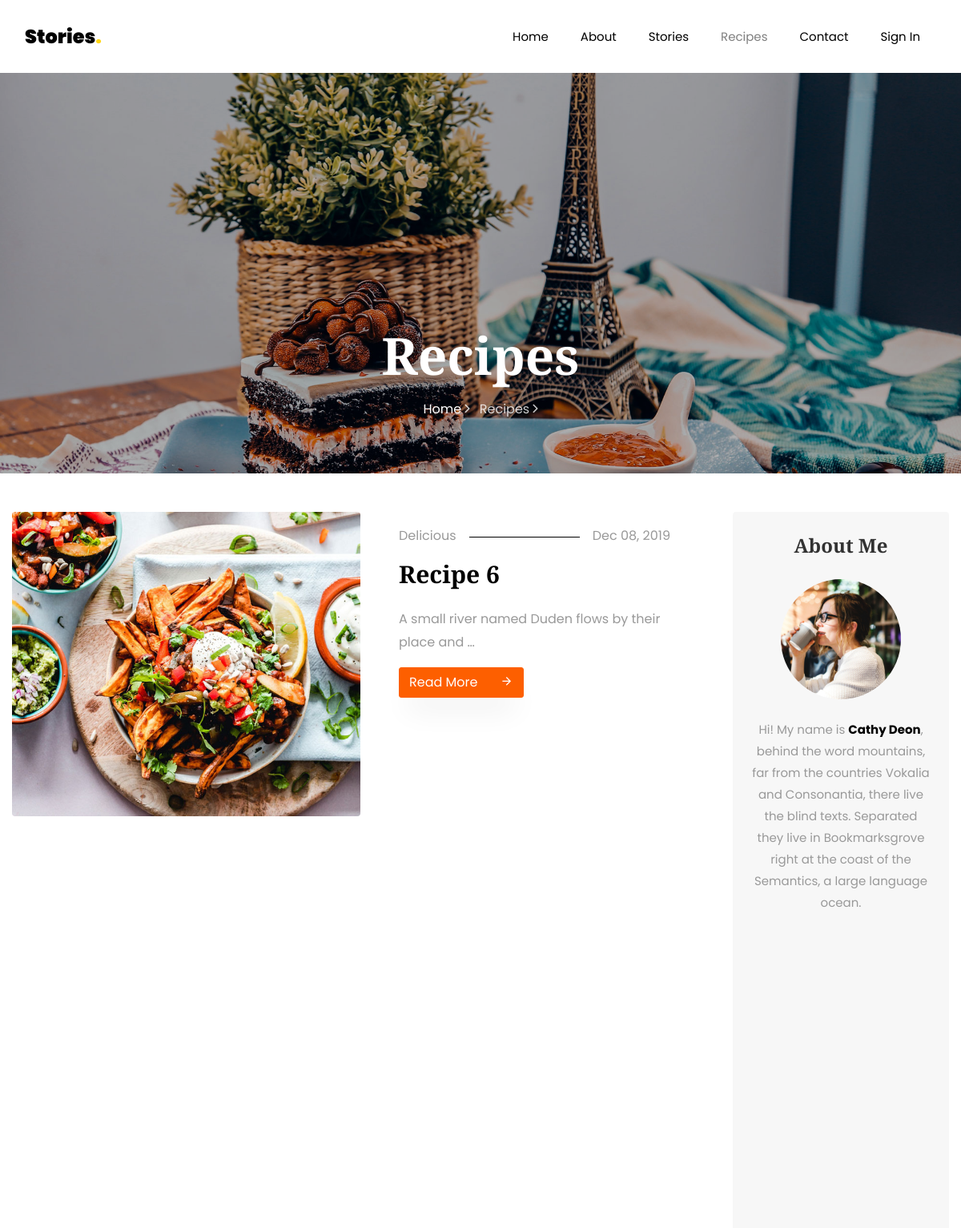
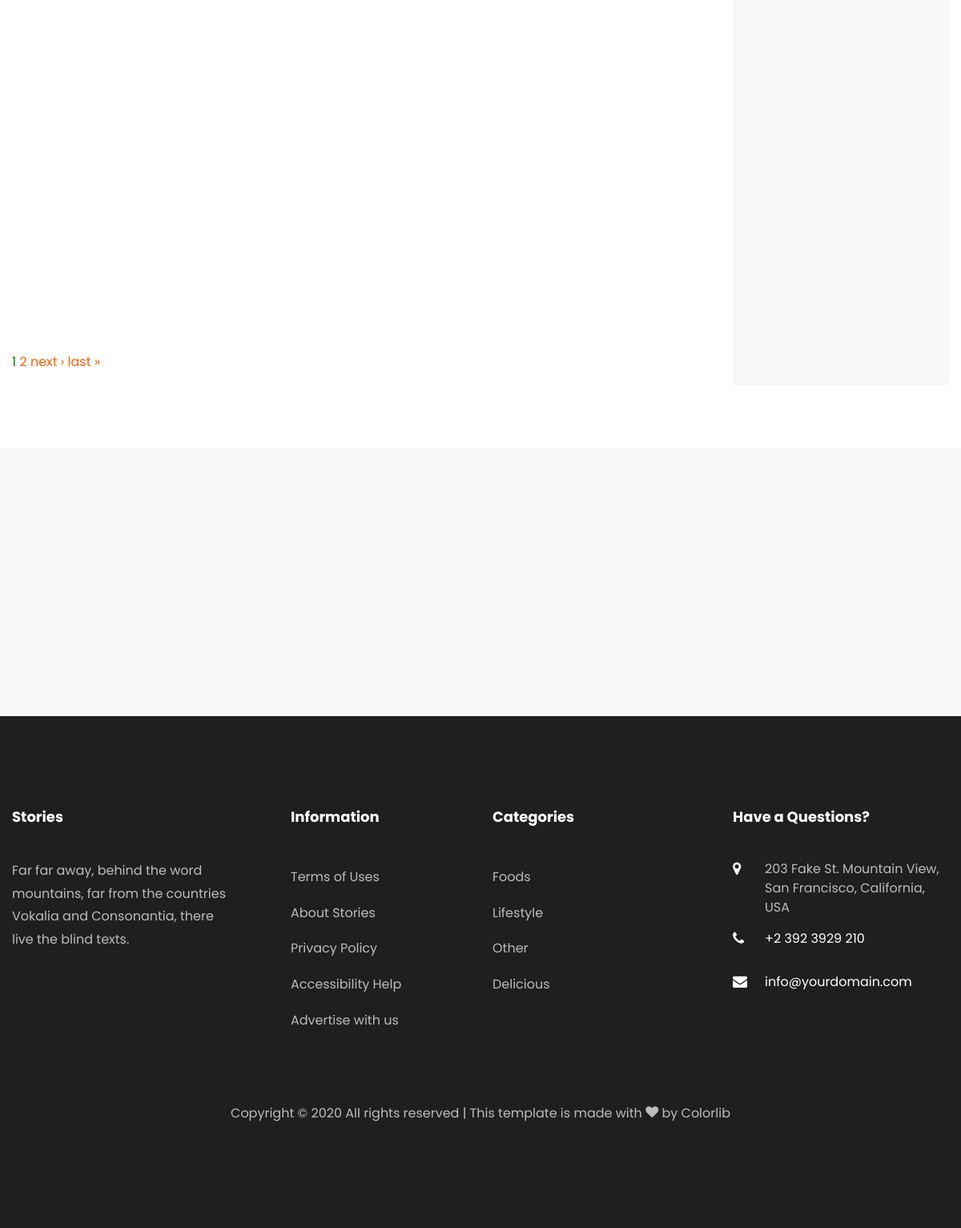
The app's page /recipes/ with its own data (2 pictures, top to bottom).
### stories/models.py (models this page shows, shortened)
class NavLink(models.Model):
    title = models.CharField(max_length=255,blank=False,null=False)
    url = models.CharField(max_length=255,blank=True)
    active = models.BooleanField(default=True)
    created_at = models.DateTimeField(auto_now_add=True)
    updated_at = models.DateTimeField(auto_now=True)

class Recipes(models.Model):
    title = models.CharField(max_length=50,blank=False,null=True)
    created_at = models.DateField(auto_now_add=True)
    image = models.ImageField(upload_to='recipes',blank=False,null=True)
    description = models.TextField(blank=False)
    long_description = RichTextField('Longdescription')
    category = models.ForeignKey('Category',on_delete=models.CASCADE,related_name='recipes',null=True)
    owner = models.ForeignKey(User,on_delete=models.CASCADE,related_name='recipes',default=2)
    updated_at = models.DateTimeField(auto_now = True)
    created_at = models.DateTimeField(auto_now_add = True)
    def __str__(self):
        return self.title
    class Meta:
        verbose_name='Resept'
        verbose_name_plural = 'Reseptler'
        ordering = ('-created_at',)

class Category(models.Model):
    title = models.CharField(max_length=50,blank=False,null=True)
    image = models.ImageField(upload_to='categories',blank=False)
    updated_at = models.DateTimeField(auto_now = True)
    created_at = models.DateTimeField(auto_now_add = True)

### stories/views.py (the view)
# urls.py: path('recipes/',RecipesView.as_view(),name='recipes'),
class RecipesView(ListView):
    model = Recipes
    template_name = 'recipes.html'
    context_object_name = 'recipes'
    paginate_by = 3
    def get_context_data(self, **kwargs):
        context = super().get_context_data(**kwargs)
        print(context)
        context["categories"] = Category.objects.all()
        return context

### stories/templatetags/base_filters.py (called while the page is built)
@register.simple_tag
def get_nav_links():
    return NavLink.objects.filter(active=True)

@register.simple_tag
def get_subscribe_page():
    return SubscribePage.objects.all().last()

@register.simple_tag
def get_category_list():
    return Category.objects.all()

### stories/templates/recipes.html (shortened to what this page needs)
{% extends 'base/base.html' %}
{% load static %}
 {% load thumbnail %}
 {% load base_filters %}
{% block content %}
{% get_category_list as category_list %}
        <section class="hero-wrap hero-wrap-2" style="background-image: url({% static 'photos/bg_4.jpg' %});">
            <div class="overlay"></div>
            <div class="container">
                <div class="row no-gutters slider-text align-items-end justify-content-center">
                    <div class="col-md-9 ftco-animate pb-5 text-center">
                        <h1 class="mb-3 bread">Recipes</h1>
                        <p class="breadcrumbs"><span class="mr-2"><a href="index.html">Home <i
                                class="ion-ios-arrow-forward"></i></a></span> <span>Recipes <i
                                class="ion-ios-arrow-forward"></i></span></p>
                    </div>
                </div>
            </div>
        </section>
        <section class="ftco-section">
            <div class="container">
                <div class="row">
                    <div class="col-lg-9">
                        <div class="row">
                        {% for recipe in recipes  %}
                            <div class="col-md-6 col-lg-12 ftco-animate">
                                <div class="blog-entry d-lg-flex">
                                    <div class="half">
                                        <a href="{% url 'stories:single' recipe.id %}" class="img d-flex align-items-end"
                                        style="background-image: url({{recipe.image|thumbnail_url:'avatar_info'}});">
                                        </a>
                                    </div>
                                    <div class="text px-md-4 px-lg-5 half pt-3">
                                        <p class="meta d-flex"><span class="pr-3">{{recipe.category.title}}</span><span class="ml-auto pl-3">{{recipe.created_at|date:"M d, Y"}}</span>
                                        </p>
                                        <h3><a href="{% url 'stories:single' recipe.id %}">{{recipe.title}}</a></h3>
                                        <p>
                                        {{recipe.description|truncatewords:10 }}
                                        </p>
                                        <p class="mb-0"><a href="{% url 'stories:single' recipe.id %}" class="btn btn-primary">Read More <span
                                                class="icon-arrow_forward ml-4"></span></a></p>
                                    </div>
                                </div>
                            </div>
                            {% endfor %}
                        </div>
                        <div class="row mt-5">
                            <div class="col text-center">
                                <div class="block-27">
                                    <ul>
                                       {% if is_paginated %}
                  <div class="pagination dark page_center">
                            <div class="pag_all">
                                    {% for num in page_obj.paginator.page_range %}
                                    {% if page_obj.number == num  %}
                                        <a href="?page={{ num }}" style='color:green;' class="page dark active">{{ num }}</a>
                                    {% else %}
                                        <a href="?page={{ num }}" class="page dark">{{ num }}</a>
                                    {% endif %}
                                    {% endfor %}
                                    {% if page_obj.has_next %}
                                        <a href="?page={{page_obj.next_page_number}}" class="page dark">next &rsaquo;</a>
                                        <a href="?page={{page_obj.paginator.num_pages}}" class="page dark">last &raquo;</a>
                            {% endif %}
                            </div>
                  </div>
                {% endif %}
                                    </ul>
                                </div>
                            </div>
                        </div>
                    </div>
                    <div class="col-lg-3">
                        <div class="sidebar-wrap">
                            <div class="sidebar-box p-4 about text-center ftco-animate">
                                <h2 class="heading mb-4">About Me</h2>
                                <img src="{% static 'photos/author.jpg' %}" class="img-fluid" alt="Colorlib Template">
                                <div class="text pt-4">
                                    <p>Hi! My name is <strong>Cathy Deon</strong>, behind the word mountains, far from the
                                        countries Vokalia and Consonantia, there live the blind texts. Separated they live in
                                        Bookmarksgrove right at the coast of the Semantics, a large language ocean.</p>
                                </div>
                            </div>
                        </div>
                    </div>
                </div>
            </div>
        </section>
{% endblock content %}

### templates/partials/navbar.html (shortened to what this page needs)
{% load base_filters %}
{%  get_nav_links as get_nav %}
    <nav class="navbar navbar-expand-lg navbar-dark bg-dark ftco-navbar-light" id="ftco-navbar">
        <div class="container">
            <a class="navbar-brand" href="{% url 'stories:index' %}">Stories<span>.</span></a>
            <div class="collapse navbar-collapse" id="ftco-nav">
                <ul class="navbar-nav ml-auto">
                {% for links in get_nav %}
                {% if links.url == 'account/login' %}
                {% if not user.is_authenticated %}
                     <li class="nav-item {% if request.resolver_match.url_name == links.url %} active {% endif %}"><a href="/{{links.url}}" class="nav-link">{{links.title}}</a></li>
                    {% endif %}
                    {% else %}
                     {% if not links.url == 'account/register' %}
                    <li class="nav-item {% if request.resolver_match.url_name == links.url %} active {% endif %}"><a href="/{{links.url}}" class="nav-link">{{links.title}}</a></li>
                    {% endif %}
                    {% endif %}
                    {% endfor %}
                </ul>
            </div>
        </div>
    </nav>

### templates/partials/footer.html (shortened to what this page needs)
{% load static %}
{% load base_filters %}
{% get_category_list as category_list%}
 <footer class="ftco-footer ftco-footer-2 ftco-section">
        <div class="container">
            <div class="row mb-5">
                <div class="col-md">
                    <div class="ftco-footer-widget mb-4">
                        <h2 class="ftco-heading-2">Stories</h2>
                        <p>Far far away, behind the word mountains, far from the countries Vokalia and Consonantia, there live the blind texts.</p>
                        <ul class="ftco-footer-social list-unstyled float-md-left float-lft mt-5">
                        </ul>
                    </div>
                </div>
                <div class="col-md">
                    <div class="ftco-footer-widget mb-4 ml-md-5">
                        <h2 class="ftco-heading-2">Information</h2>
                        <ul class="list-unstyled">
                            <li><a href="#" class="py-2 d-block">Terms of Uses</a></li>
                            <li><a href="#" class="py-2 d-block">About Stories</a></li>
                            <li><a href="#" class="py-2 d-block">Privacy Policy</a></li>
                            <li><a href="#" class="py-2 d-block">Accessibility Help</a></li>
                            <li><a href="#" class="py-2 d-block">Advertise with us</a></li>
                        </ul>
                    </div>
                </div>
                <div class="col-md">
                    <div class="ftco-footer-widget mb-4">
                        <h2 class="ftco-heading-2">Categories</h2>
                        <ul class="list-unstyled">
                        {% for category in category_list %}
                            <li><a href="#" class="py-2 d-block">{{category.title}}</a></li>
                        {% endfor %}
                        </ul>
                    </div>
                </div>
                <div class="col-md">
                    <div class="ftco-footer-widget mb-4">
                        <h2 class="ftco-heading-2">Have a Questions?</h2>
                        <div class="block-23 mb-3">
                            <ul>
                                <li><span class="icon icon-map-marker"></span><span class="text">203 Fake St. Mountain View, San Francisco, California, USA</span>
                                </li>
                                <li><a href="#"><span class="icon icon-phone"></span><span
                                    class="text">+2 392 3929 210</span></a></li>
                                <li><a href="#"><span class="icon icon-envelope"></span><span class="text">info@yourdomain.com</span></a>
                                </li>
                            </ul>
                        </div>
                    </div>
                </div>
            </div>
            <div class="row">
                <div class="col-md-12 text-center">
                    <p>
                        Copyright &copy;
                        All rights reserved | This template is made with <i class="icon-heart color-danger" aria-hidden="true"></i> by <a href="https://colorlib.com" target="_blank">Colorlib</a>
                    </p>
                </div>
            </div>
        </div>
    </footer>

### static/css/icomoon.css (style rules this page uses)
[class^="icon-"], [class*=" icon-"] { font-family: 'icomoon' !important; speak: none; font-style: normal; font-weight: normal; font-variant: normal; text-transform: none; line-height: 1; -webkit-font-smoothing: antialiased; -moz-osx-font-smoothing: grayscale; }
.icon-heart:before { content: "\f004"; }
.icon-map-marker:before { content: "\f041"; }
.icon-phone:before { content: "\f095"; }
.icon-envelope:before { content: "\f0e0"; }
.icon-arrow_forward:before { content: "\e5c8"; }

### records on screen
NavLink: title "Home"
NavLink: title "About"
NavLink: title "Stories"
NavLink: title "Recipes"
NavLink: title "Contact"
NavLink: title "Sign In"
Recipes: image|thumbnail_url (picture), category "Delicious", created_at "Dec 08, 2019", title "Recipe 6", description "A small river named Duden flows by their place and …"
Category: title "Foods"
Category: title "Lifestyle"
Category: title "Other"
Category: title "Delicious"

### other values on screen
{{ num }} "1"
{{ num }} "2"
